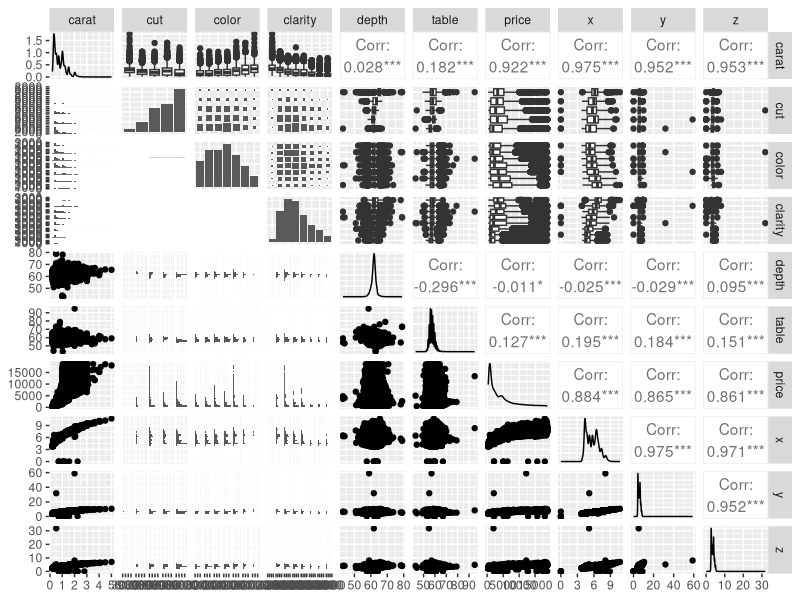
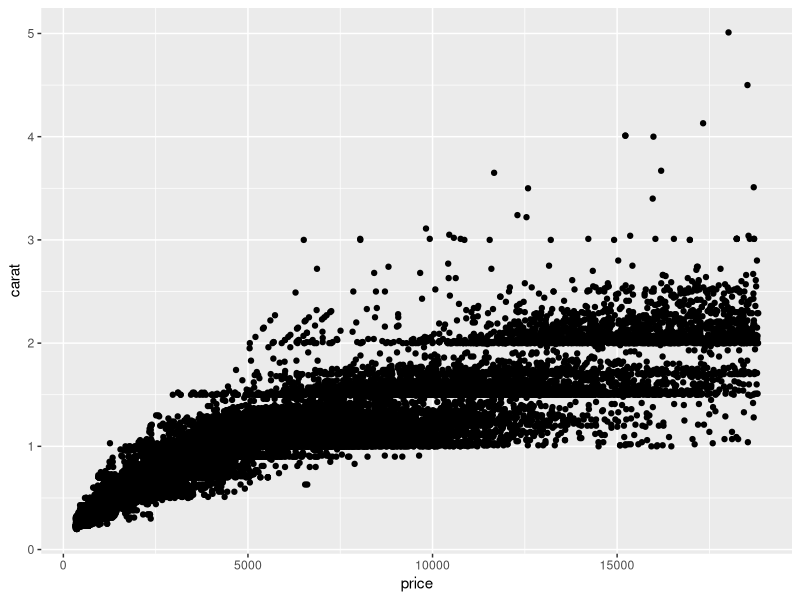
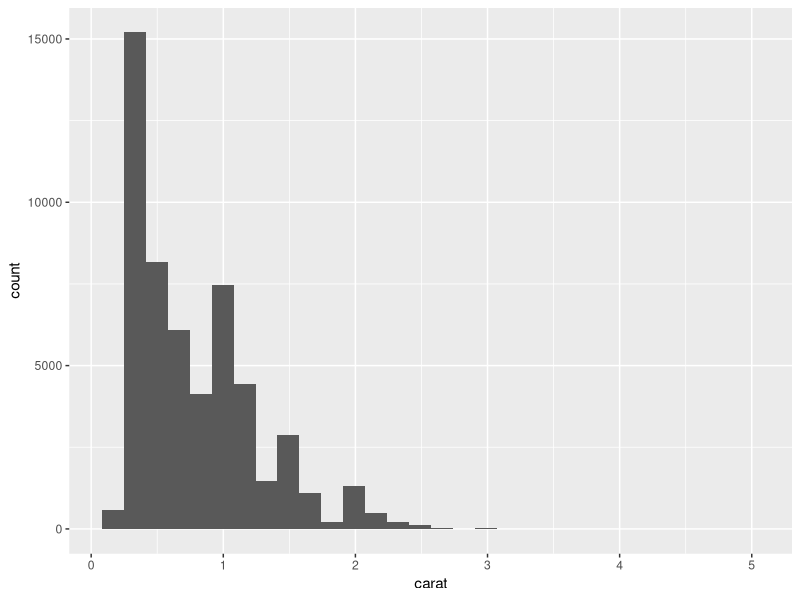
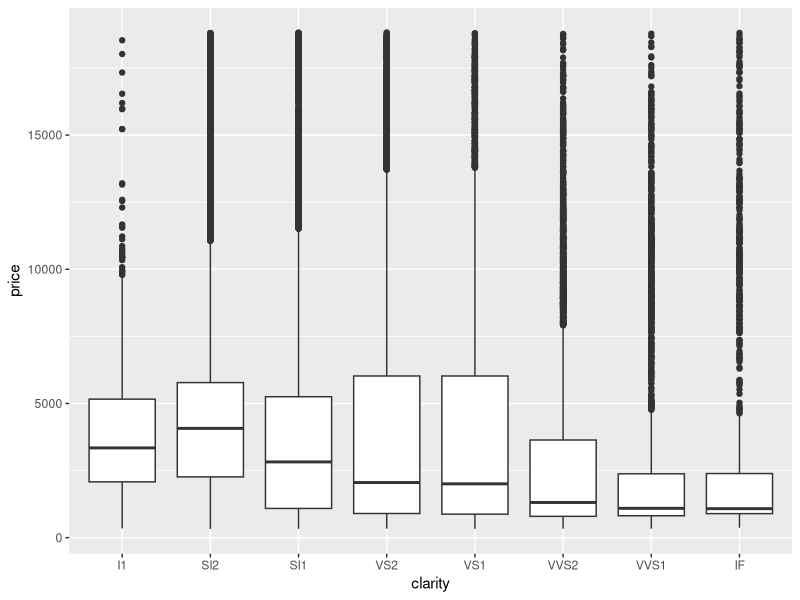

Write R code to recreate these figures, in order.
## ---- chunk 1
# libraries
library(tidyverse)
library(skimr)
library(GGally)
## ---- chunk 2
# view data
view(diamonds)
## ---- chunk 3
# explore data
names(diamonds)
dim(diamonds)
summary(diamonds)
## ---- chunk 4
# pt 2
head(diamonds)
tail(diamonds)
skimr::skim(diamonds)
## ---- chunk 5
GGally::ggpairs(diamonds)
## ---- chunk 6
# plot dat 
ggplot(data = diamonds, aes(x = price, y = carat)) + 
  geom_point()
## ---- chunk 7
# histogram
ggplot(data = diamonds, aes(x = carat)) + 
  geom_histogram()
## ---- chunk 8
# boxplot
ggplot(data = diamonds, aes(x = clarity, y = price)) + 
  geom_boxplot()
